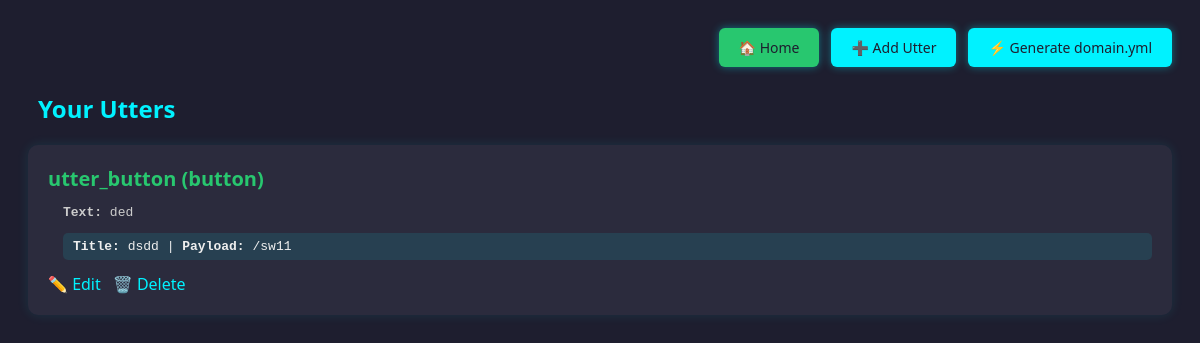
Screenshot of /Chatbot_Admin/view_utters.php (signed in) with the database file from the repository.
### tables this page shows
CREATE TABLE `utters` (
  `id` int(11) NOT NULL,
  `utter_name` varchar(255) DEFAULT NULL,
  `type` enum('text','image','button','card') DEFAULT NULL,
  `content` text DEFAULT NULL,
  `created_by` varchar(100) DEFAULT NULL
);

### Chatbot_Admin/view_utters.php (the view, shortened to what this page needs)
<?php
include 'db.php';
$username = $_SESSION['username'];
?>
<!DOCTYPE html>
<html>
<head>
</head>
<body>
<div class="top-bar">
    <a class="btn home-btn" href="dashboard.php">🏠 Home</a>
    <a class="btn add-btn" href="add_utter.php">➕ Add Utter</a>
    <a class="btn generate-btn" href="generate_view_domain.php">⚡ Generate domain.yml</a>
</div>
<h2>Your Utters</h2>
<?php
$stmt = $conn->prepare("SELECT * FROM utters WHERE created_by = ?");
$stmt->bind_param("s", $username);
$stmt->execute();
$result = $stmt->get_result();
if ($result->num_rows > 0) {
    while ($utter = $result->fetch_assoc()) {
        echo "<div class='utter-box'>";
        echo "<div class='utter-title'>" . htmlspecialchars($utter['utter_name']) . " (" . htmlspecialchars($utter['type']) . ")</div>";
        echo "<div class='utter-content'>";
        if ($utter['type'] == 'text') {
            echo "<p>" . nl2br(htmlspecialchars($utter['content'])) . "</p>";
        } elseif ($utter['type'] == 'image') {
            $data = json_decode($utter['content'], true);
            echo "<p>" . htmlspecialchars($data['text']) . "</p>";
            echo "<img src='" . htmlspecialchars($data['image']) . "' alt='Image' style='max-width:300px;'><br>";
            echo "<small>" . htmlspecialchars($data['image']) . "</small>";
        } elseif ($utter['type'] == 'button') {
            $data = json_decode($utter['content'], true);
            if ($data) {
                echo "<p><strong>Text:</strong> " . htmlspecialchars($data['text']) . "</p>";
                echo "<ul class='buttons-list'>";
                foreach ($data['buttons'] as $btn) {
                    echo "<li><strong>Title:</strong> " . htmlspecialchars($btn['title']) .
                         " | <strong>Payload:</strong> " . htmlspecialchars($btn['payload']) . "</li>";
                }
                echo "</ul>";
            }
        }
        echo "</div>";
        echo "<div class='actions'>";
        echo "<a href='edit_utter.php?id=" . $utter['id'] . "'>✏️ Edit</a>";
        echo "<a href='delete_utter.php?id=" . $utter['id'] . "' onclick=\"return confirm('Delete this utter?')\">🗑️ Delete</a>";
        echo "</div>";
        echo "</div>";
    }
} else {
    echo "<p style='margin-left:10px;'>No utters found for you.</p>";
}
?>
</body>
</html>

### Chatbot_Admin/view_utters.php (style rules this page uses)
body { font-family: 'Segoe UI', Tahoma, Geneva, Verdana, sans-serif; background: #1e1e2f; color: #eee; padding: 20px; }
.top-bar { display: flex; justify-content: flex-end; gap: 12px; margin-bottom: 25px; }
.btn { padding: 10px 20px; border-radius: 6px; text-decoration: none; font-size: 14px; transition: background 0.3s, color 0.3s; box-shadow: 0 0 8px rgba(0,242,255,0.4); }
.home-btn { background: #28c76f; color: #1e1e2f; }
.add-btn, .generate-btn { background: #00f2ff; color: #1e1e2f; }
h2 { margin-left: 10px; color: #00f2ff; margin-bottom: 20px; text-align: left; }
.utter-box { background: #2b2b3d; padding: 20px; margin-bottom: 20px; border-radius: 10px; box-shadow: 0 0 12px rgba(0,242,255,0.1); }
.utter-title { font-size: 20px; font-weight: bold; color: #28c76f; margin-bottom: 12px; }
.utter-content { margin-left: 15px; font-family: monospace; color: #ccc; }
.buttons-list { list-style: none; padding-left: 0; margin-top: 10px; }
.buttons-list li { background: rgba(0,242,255,0.1); margin: 5px 0; padding: 6px 10px; border-radius: 5px; color: #eee; }
.actions { margin-top: 12px; }
.actions a { margin-right: 12px; color: #00f2ff; text-decoration: none; transition: color 0.3s; }

### rows the page displays
utters: utter_name "utter_button", type "button", content "ded", title "dsdd", payload "/sw11"
